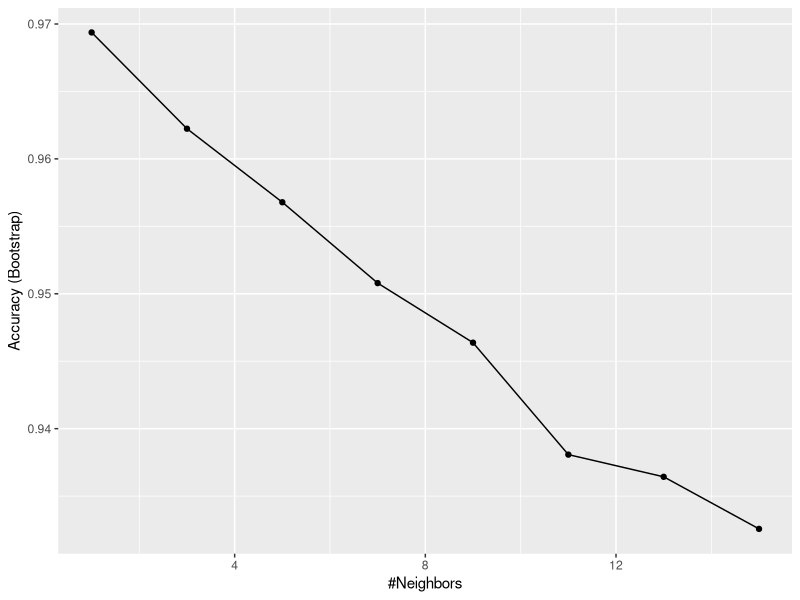
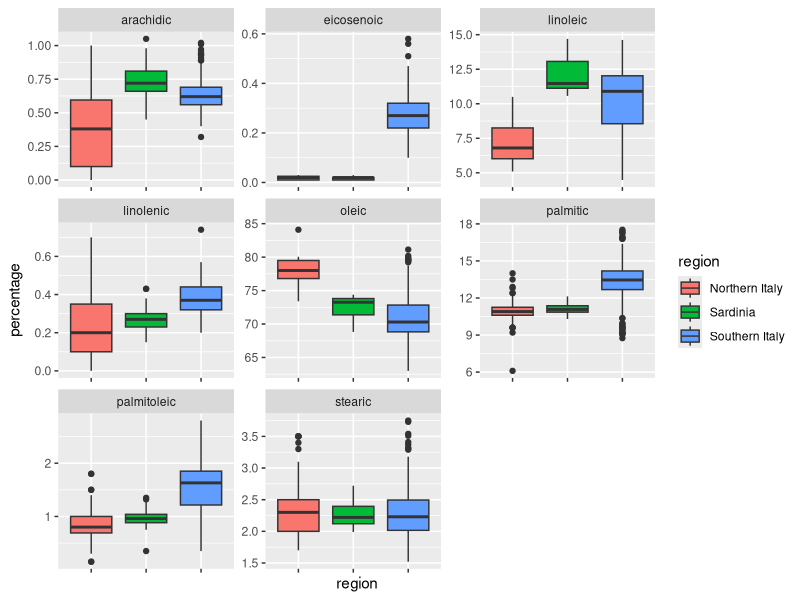
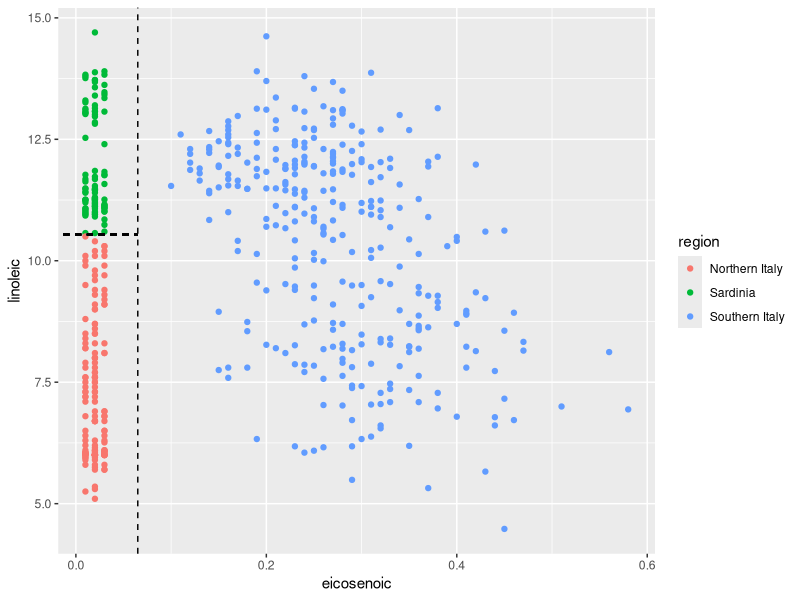
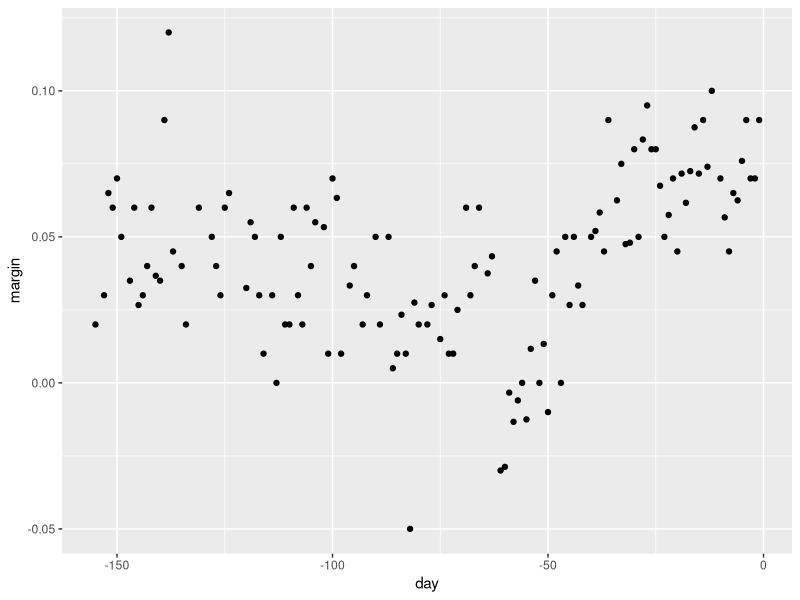
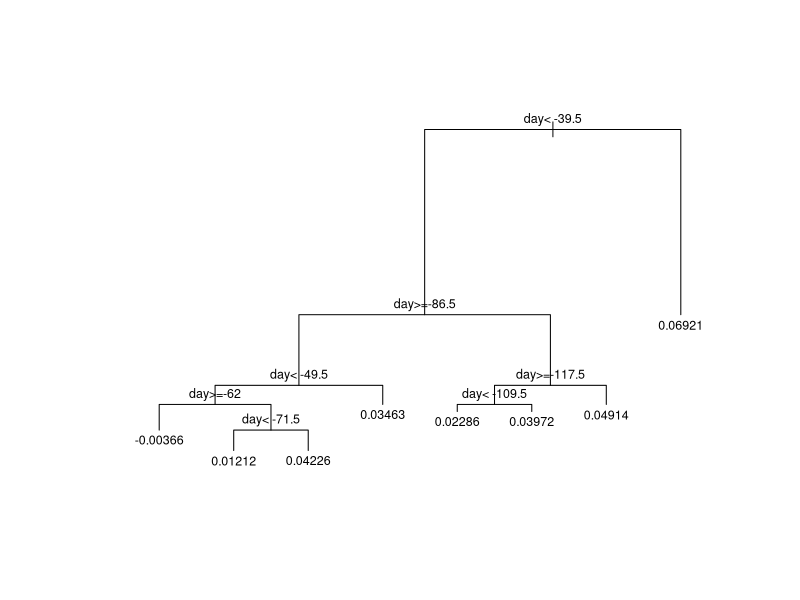
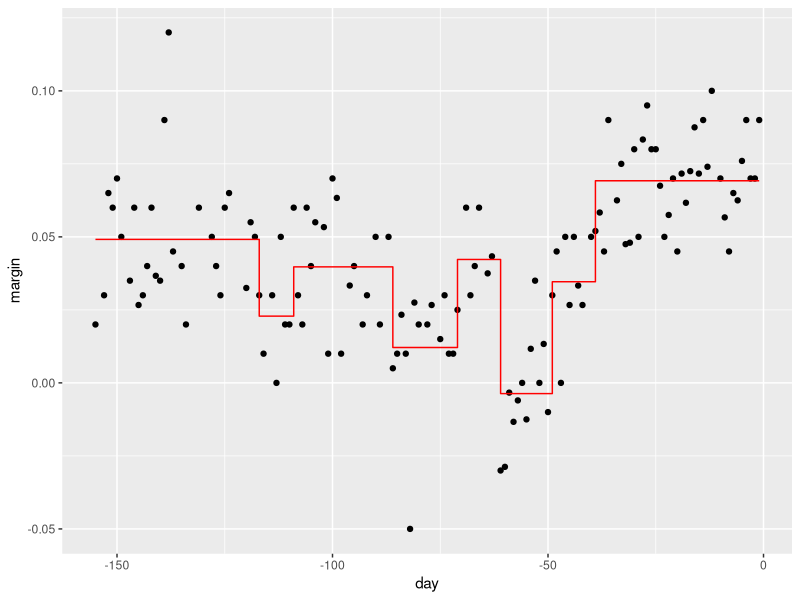
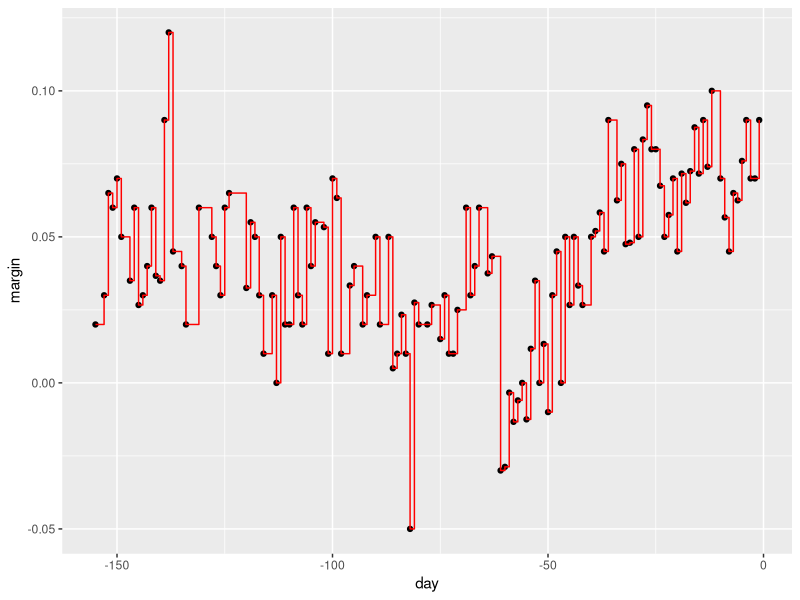
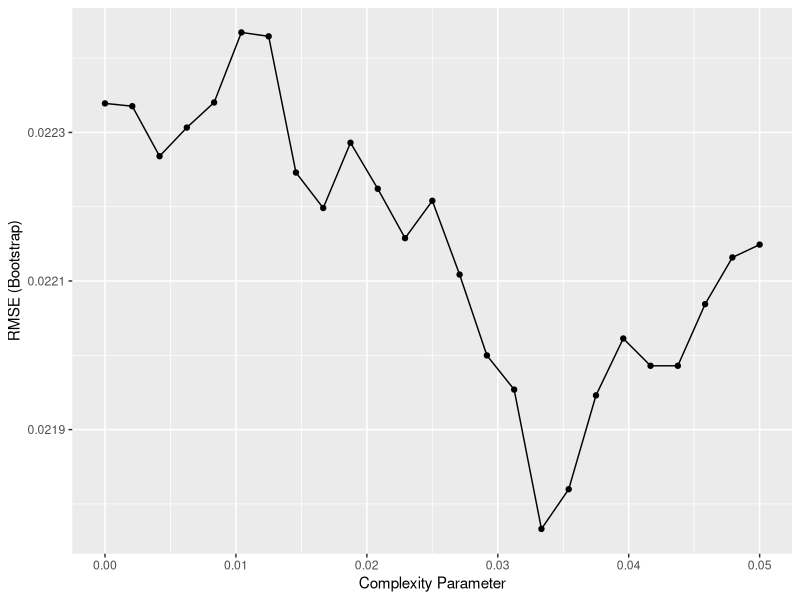

Generate these figures, in order, with R: (Note: this script raises an error after producing the figures.)
# Load data
library(tidyverse)
library(dslabs)
library(caret)
library(rpart)
data("olive")
str(olive)

olive %>% as_tibble()
table(olive$region)
olive <- select(olive, -area) #Remove area as it is not used as a predictor

# Predict region using KNN
library(caret)
fit <- train(region ~ .,  method = "knn", 
             tuneGrid = data.frame(k = seq(1, 15, 2)), 
             data = olive)
ggplot(fit)

# Plot distribution of each predictor stratified by region
olive %>% gather(fatty_acid, percentage, -region) %>%
  ggplot(aes(region, percentage, fill = region)) +
  geom_boxplot() +
  facet_wrap(~fatty_acid, scales = "free") +
  theme(axis.text.x = element_blank())

# plot values for eicosenoic and linoleic
p <- olive %>% 
  ggplot(aes(eicosenoic, linoleic, color = region)) + 
  geom_point()

p + geom_vline(xintercept = 0.065, lty = 2) + 
  geom_segment(x = -0.2, y = 10.54, xend = 0.065, yend = 10.54, color = "black", lty = 2)

###
###

## 2008 POLLS DATA
# load data for regression tree
data("polls_2008")
qplot(day, margin, data = polls_2008)

library(rpart)
fit <- rpart(margin ~ ., data = polls_2008)

# visualize the splits 
plot(fit, margin = 0.1)
text(fit, cex = 0.75)

polls_2008 %>% 
  mutate(y_hat = predict(fit)) %>% 
  ggplot() +
  geom_point(aes(day, margin)) +
  geom_step(aes(day, y_hat), col="red")

# change parameters
fit <- rpart(margin ~ ., data = polls_2008, control = rpart.control(cp = 0, minsplit = 2))

polls_2008 %>% 
  mutate(y_hat = predict(fit)) %>% 
  ggplot() +
  geom_point(aes(day, margin)) +
  geom_step(aes(day, y_hat), col="red")

# use cross validation to choose cp
library(caret)
train_rpart <- train(margin ~ .,method = "rpart",tuneGrid = data.frame(cp = seq(0, 0.05, len = 25)),data = polls_2008)
ggplot(train_rpart)

# access the final model and plot it
plot(train_rpart$finalModel, margin = 0.1)
text(train_rpart$finalModel, cex = 0.75)

polls_2008 %>% 
  mutate(y_hat = predict(train_rpart)) %>% 
  ggplot() +
  geom_point(aes(day, margin)) +
  geom_step(aes(day, y_hat), col="red")

# prune the tree 
pruned_fit <- prune(fit, cp = 0.01)

###
###

## CLASSIFICATION TREE

data("mnist_27")
# fit a classification tree and plot it
train_rpart <- train(y ~ .,
                     method = "rpart",
                     tuneGrid = data.frame(cp = seq(0, 0.1, 0.01)),
                     data = mnist_27$train)
plot(train_rpart)

# compute accuracy
confusionMatrix(predict(train_rpart, mnist_27$test), mnist_27$test$y)$overall["Accuracy"]

###
###

### RANDOM FORESTS

## Apply random forest to the 2018 polls data
library(randomForest)
fit <- randomForest(margin~., data = polls_2008)
plot(fit)

polls_2008 %>%
  mutate(y_hat = predict(fit, newdata = polls_2008)) %>% 
  ggplot() +
  geom_point(aes(day, margin)) +
  geom_line(aes(day, y_hat), col="red")
# the final result is somewhat smooth.

## Apply random forest to the 2 and 7 dataset

library(randomForest)
train_rf <- randomForest(y ~ ., data=mnist_27$train)
confusionMatrix(predict(train_rf, mnist_27$test), mnist_27$test$y)$overall["Accuracy"]

# use cross validation to choose parameter
train_rf_2 <- train(y ~ .,
                    method = "Rborist",
                    tuneGrid = data.frame(predFixed = 2, minNode = c(3, 50)),
                    data = mnist_27$train)
confusionMatrix(predict(train_rf_2, mnist_27$test), mnist_27$test$y)$overall["Accuracy"]


###
###

library(rpart)
library(tidyverse)
n <- 1000
sigma <- 0.25
set.seed(1, sample.kind = "Rounding")
x <- rnorm(n, 0, 1)
y <- 0.75 * x + rnorm(n, 0, sigma)
dat <- data.frame(x = x, y = y)

fit <- rpart(y ~ . , data = dat)
# visualize the splits 
plot(fit, margin = 0.1)
text(fit, cex = 0.75)

# scatter plot of y versus x along with the predicted values based on the fit
dat %>% 
  mutate(y_hat = predict(fit)) %>% 
  ggplot() +
  geom_point(aes(x, y)) + geom_step(aes(x, y_hat), col=2)


## Now run Random Forests instead of a regression tree
library(randomForest)
fit <- randomForest(y ~ x, data = dat)
dat %>% 
  mutate(y_hat = predict(fit)) %>% 
  ggplot() +
  geom_point(aes(x, y)) +
  geom_step(aes(x, y_hat), col = 2)

# Use plot function to see if the Random Forest has converged or if we need more trees
plot(fit)
# It seems that the default values for the Random Forest result in an estimate that is too flexible (unsmooth).
# Re-run the Random Forest but this time with a node size of 50 and a maximum of 25 nodes
fit <- randomForest(y ~ x, data = dat, nodesize = 50, maxnodes = 25)
dat %>% 
  mutate(y_hat = predict(fit)) %>% 
  ggplot() +
  geom_point(aes(x, y)) +
  geom_step(aes(x, y_hat), col = 2)
plot(fit)

## Tuning Parameters with the CARET package
getModelInfo("knn")
modelLookup("knn")

train_knn <- train(y ~ ., method = "knn", data = mnist_27$train)
ggplot(train_knn, highlight = TRUE)

train_knn <- train(y ~ ., method = "knn", 
                   data = mnist_27$train,
                   tuneGrid = data.frame(k = seq(9, 71, 2)))
ggplot(train_knn, highlight = TRUE)

train_knn$bestTune

train_knn$finalModel

confusionMatrix(predict(train_knn, mnist_27$test, type = "raw"),
                mnist_27$test$y)$overall["Accuracy"]

control <- trainControl(method = "cv", number = 10, p = .9)
train_knn_cv <- train(y ~ ., method = "knn", 
                      data = mnist_27$train,
                      tuneGrid = data.frame(k = seq(9, 71, 2)),
                      trControl = control)
ggplot(train_knn_cv, highlight = TRUE)

train_knn$results %>% 
  ggplot(aes(x = k, y = Accuracy)) +
  geom_line() +
  geom_point() +
  geom_errorbar(aes(x = k, 
                    ymin = Accuracy - AccuracySD,
                    ymax = Accuracy + AccuracySD))

plot_cond_prob <- function(p_hat=NULL){
  tmp <- mnist_27$true_p
  if(!is.null(p_hat)){
    tmp <- mutate(tmp, p=p_hat)
  }
  tmp %>% ggplot(aes(x_1, x_2, z=p, fill=p)) +
    geom_raster(show.legend = FALSE) +
    scale_fill_gradientn(colors=c("#F8766D","white","#00BFC4")) +
    stat_contour(breaks=c(0.5),color="black")
}

plot_cond_prob(predict(train_knn, mnist_27$true_p, type = "prob")[,2])
# the best-fitting knn model approximates the true condition of probability pretty well.
# However, we do see that the boundary is somewhat wiggly.
# This is because knn, like the basic bin smoother, does not use a smooth kernel.
# To improve this, we could try loess.

install.packages("gam")
modelLookup("gamLoess")
# From the modelLookup, we have two parameters to optimize if we use this particular method

# we'll keep the degree fixed at one. We won't try out degree two.
# But to try out different values for the span, we still have to include a column in the table with the named degree.
# This is a requirement of the caret package. So we would define a grid using the expand.grid function
grid <- expand.grid(span = seq(0.15, 0.65, len = 10), degree = 1)

train_loess <- train(y ~ ., 
                     method = "gamLoess",
                     tuneGrid=grid,
                     data = mnist_27$train)
# select the best-performing model
ggplot(train_loess, highlight = TRUE)

confusionMatrix(data = predict(train_loess, mnist_27$test), 
                reference = mnist_27$test$y)$overall["Accuracy"]
# now we can see the final result. It performs similarly to knn

# we can see that the conditional probability estimate is indeed smoother than what we get with knn.
p1 <- plot_cond_prob(predict(train_loess, mnist_27$true_p, type = "prob")[,2])
p1

####
####

library(dslabs)
library(caret)
library(rpart)
data("tissue_gene_expression")
set.seed(1991, sample.kind = "Rounding")

train_rpart <- train(tissue_gene_expression$x, tissue_gene_expression$y,
                     method = "rpart", 
                     tuneGrid = data.frame(cp = seq(0, 0.1, 0.01)),
                     control = rpart.control(minsplit = 0)
                     )
ggplot(train_rpart)
train_rpart$results
confusionMatrix(train_rpart)

plot(train_rpart$finalModel, margin = 0.1)
text(train_rpart$finalModel, cex = 0.75)

##OR

fit_rpart <- with(tissue_gene_expression, 
                  train(x, y, method = "rpart",
                        tuneGrid = data.frame(cp = seq(0, 0.10, 0.01)),
                        control = rpart.control(minsplit = 0)))
varImp(fit_rpart)
ggplot(fit_rpart)
confusionMatrix(fit_rpart)

tree_terms <- as.character(unique(fit_rpart$finalModel$frame$var[!(fit_rpart$finalModel$frame$var == "<leaf>")]))
tree_terms

# Can we predict the tissue type with even fewer genes using a Random Forest
library(dslabs)
library(caret)
library(rpart)
library(randomForest)
data("tissue_gene_expression")

set.seed(1991, sample.kind = "Rounding")

fit <- train(tissue_gene_expression$x, tissue_gene_expression$y,
                     method = "rf", nodesize = 1, ntree = 8,
             tuneGrid = data.frame(mtry = seq(0, 200, 50)))
ggplot(fit)
fit$bestTune
imp <- varImp(fit, scale = FALSE)
imp

##OR

set.seed(1991)
library(randomForest)
fit <- with(tissue_gene_expression, 
            train(x, y, method = "rf", 
                  nodesize = 1,
                  tuneGrid = data.frame(mtry = seq(50, 200, 25))))
fit$bestTune
imp <- varImp(fit)
imp
